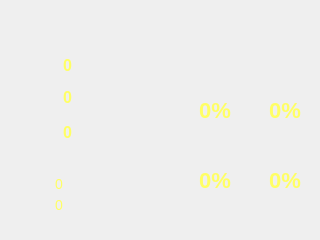
<?xml version="1.0" encoding="UTF-8"?>
<ui version="4.0">
 <class>MainWindow</class>
 <widget class="QMainWindow" name="MainWindow">
  <property name="geometry">
   <rect>
    <x>0</x>
    <y>0</y>
    <width>320</width>
    <height>240</height>
   </rect>
  </property>
  <property name="windowTitle">
   <string>System Monitoring</string>
  </property>
  <property name="styleSheet">
   <string notr="true">#centralwidget {
    border-image: url(:/hello2.png) 0 0 0 0 stretch stretch;
}</string>
  </property>
  <widget class="QWidget" name="centralwidget">
   <widget class="QLabel" name="labelCpuTemp">
    <property name="geometry">
     <rect>
      <x>63</x>
      <y>55</y>
      <width>50</width>
      <height>20</height>
     </rect>
    </property>
    <property name="styleSheet">
     <string notr="true">color: rgb(255, 255, 100); font-size: 16px; font-weight: bold; background: transparent;</string>
    </property>
    <property name="text">
     <string>0</string>
    </property>
    <property name="alignment">
     <set>Qt::AlignLeft|Qt::AlignVCenter</set>
    </property>
   </widget>
   <widget class="QLabel" name="labelGpuTemp">
    <property name="geometry">
     <rect>
      <x>63</x>
      <y>87</y>
      <width>50</width>
      <height>20</height>
     </rect>
    </property>
    <property name="styleSheet">
     <string notr="true">color: rgb(255, 255, 100); font-size: 16px; font-weight: bold; background: transparent;</string>
    </property>
    <property name="text">
     <string>0</string>
    </property>
    <property name="alignment">
     <set>Qt::AlignLeft|Qt::AlignVCenter</set>
    </property>
   </widget>
   <widget class="QLabel" name="labelSsdTemp">
    <property name="geometry">
     <rect>
      <x>63</x>
      <y>122</y>
      <width>50</width>
      <height>20</height>
     </rect>
    </property>
    <property name="styleSheet">
     <string notr="true">color: rgb(255, 255, 100); font-size: 16px; font-weight: bold; background: transparent;</string>
    </property>
    <property name="text">
     <string>0</string>
    </property>
    <property name="alignment">
     <set>Qt::AlignLeft|Qt::AlignVCenter</set>
    </property>
   </widget>
   <widget class="QLabel" name="labelUpload">
    <property name="geometry">
     <rect>
      <x>55</x>
      <y>175</y>
      <width>120</width>
      <height>18</height>
     </rect>
    </property>
    <property name="styleSheet">
     <string notr="true">color: rgb(255, 255, 100); font-size: 14px; background: transparent;</string>
    </property>
    <property name="text">
     <string>0</string>
    </property>
    <property name="alignment">
     <set>Qt::AlignLeft|Qt::AlignVCenter</set>
    </property>
   </widget>
   <widget class="QLabel" name="labelDownload">
    <property name="geometry">
     <rect>
      <x>55</x>
      <y>196</y>
      <width>120</width>
      <height>18</height>
     </rect>
    </property>
    <property name="styleSheet">
     <string notr="true">color: rgb(255, 255, 100); font-size: 14px; background: transparent;</string>
    </property>
    <property name="text">
     <string>0</string>
    </property>
    <property name="alignment">
     <set>Qt::AlignLeft|Qt::AlignVCenter</set>
    </property>
   </widget>
   <widget class="QLabel" name="labelCpuUsage">
    <property name="geometry">
     <rect>
      <x>180</x>
      <y>85</y>
      <width>70</width>
      <height>50</height>
     </rect>
    </property>
    <property name="styleSheet">
     <string notr="true">color: rgb(255, 255, 100); font-size: 22px; font-weight: bold; background: transparent;</string>
    </property>
    <property name="text">
     <string>0%</string>
    </property>
    <property name="alignment">
     <set>Qt::AlignCenter</set>
    </property>
   </widget>
   <widget class="QLabel" name="labelGpuUsage">
    <property name="geometry">
     <rect>
      <x>250</x>
      <y>85</y>
      <width>70</width>
      <height>50</height>
     </rect>
    </property>
    <property name="styleSheet">
     <string notr="true">color: rgb(255, 255, 100); font-size: 22px; font-weight: bold; background: transparent;</string>
    </property>
    <property name="text">
     <string>0%</string>
    </property>
    <property name="alignment">
     <set>Qt::AlignCenter</set>
    </property>
   </widget>
   <widget class="QLabel" name="labelRamUsage">
    <property name="geometry">
     <rect>
      <x>180</x>
      <y>155</y>
      <width>70</width>
      <height>50</height>
     </rect>
    </property>
    <property name="styleSheet">
     <string notr="true">color: rgb(255, 255, 100); font-size: 22px; font-weight: bold; background: transparent;</string>
    </property>
    <property name="text">
     <string>0%</string>
    </property>
    <property name="alignment">
     <set>Qt::AlignCenter</set>
    </property>
   </widget>
   <widget class="QLabel" name="labelSsdUsage">
    <property name="geometry">
     <rect>
      <x>250</x>
      <y>155</y>
      <width>70</width>
      <height>50</height>
     </rect>
    </property>
    <property name="styleSheet">
     <string notr="true">color: rgb(255, 255, 100); font-size: 22px; font-weight: bold; background: transparent;</string>
    </property>
    <property name="text">
     <string>0%</string>
    </property>
    <property name="alignment">
     <set>Qt::AlignCenter</set>
    </property>
   </widget>
  </widget>
 </widget>
 <resources/>
 <connections/>
</ui>
